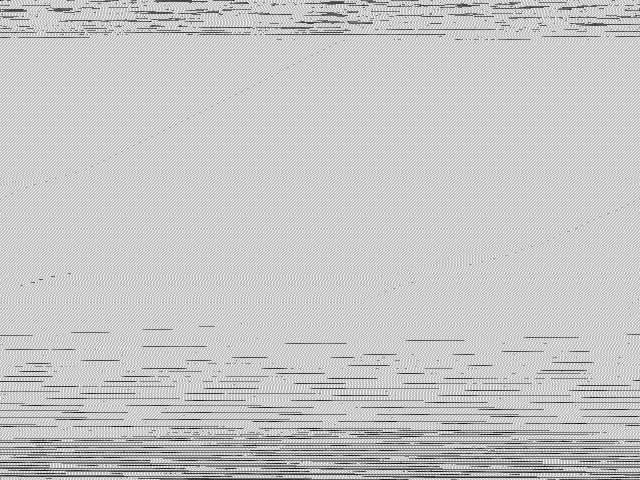
//> input picture computer_vision/conv_from_scratch/toto_pelado_3_raw.pgm, 640 x 480 px
$ ./pontilhismo ../conv_from_scratch/toto_pelado_3_raw.pgm   (built with g++ and OpenCV 4)
//> lines starting //> are read from the running program, lines starting //| are printed output that depends on the picture
#include <iostream>
#include <opencv2/opencv.hpp>
#include <fstream>
#include <iomanip>
#include <vector>
#include <algorithm>
#include <numeric>
#include <ctime>
#include <cstdlib>

using namespace std;
using namespace cv;

#define STEP 7
#define JITTER 3
#define RAIO_MAX 2

//funcao que desenha circulos de raio deteminados
//nas bordas destacadas pelo algoritmo de canny
//usando T1 e T2 = 3*T1, como limites infeior e superior
//respectivamente
//Os circulos sao desenhados em ordem aleatoria, para evitar efeitos padronizados
//e as cores dos circulos sao versoes levemente diferentes das tonalidades originais
//para dar efeito de erro humano
void pontilhar(const Mat &imgIn, Mat &imgOut,uint raio, uint T1);

int main(int argc, char** argv){
  vector<int> yrange;
  vector<int> xrange;

  Mat image, points, canny_img;

  uint width, height;
  uint x, y;

  image= imread(argv[1]);
//> image is the input picture: 480 rows x 640 cols, CV_8UC3; min 10, max 243, mean 198.2
  imshow("original", image);

  srand(time(0));

  if(!image.data){
    cout << "nao abriu" << argv[1] << endl;
    exit(0);
  }

  width=image.size().width;
//> width = 640
  height=image.size().height;
//> height = 480

  xrange.resize(height/STEP);
//> xrange = 68 values from 0 to 0
  yrange.resize(width/STEP);
//> yrange = 91 values from 0 to 0

  iota(xrange.begin(), xrange.end(), 0);
//> xrange = 68 values from 0 to 67
  iota(yrange.begin(), yrange.end(), 0);
//> yrange = 91 values from 0 to 90

  for(uint i=0; i<xrange.size(); i++){
    xrange[i]= xrange[i]*STEP+STEP/2;
  }
//> after the loop, xrange = 68 values from 3 to 472

  for(uint i=0; i<yrange.size(); i++){
    yrange[i]= yrange[i]*STEP+STEP/2;
  }

  points =  Mat(height, width, CV_8UC3, Scalar::all(255));

  random_shuffle(xrange.begin(), xrange.end());
  for(auto i : xrange){
    random_shuffle(yrange.begin(), yrange.end());
    for(auto j : yrange){
      x = i+rand()%(2*JITTER)-JITTER +1;
      y = j+rand()%(2*JITTER)-JITTER +1;

      Vec3b val = image.at<Vec3b>(x,y);
      if(x >= height || y >= width)val = Vec3b(255,255,255);

      circle(points,
             cv::Point(y,x),
             RAIO_MAX+(rand()%2),
             val,
             -1,
             CV_AA);
    }
  }
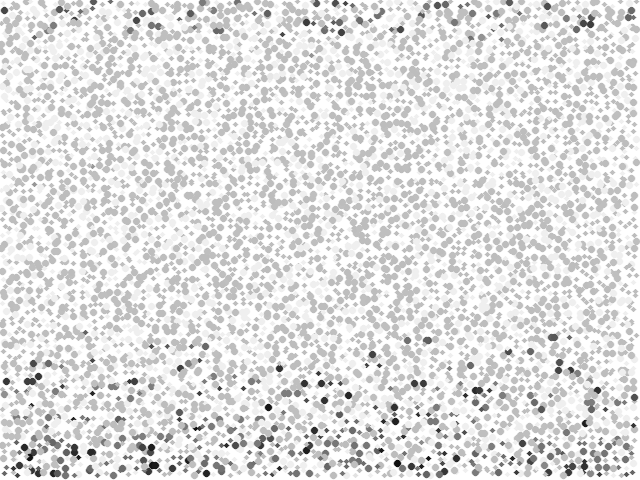
//> points: 480 rows x 640 cols, CV_8UC3; min 15, max 255, mean 225.9

  //3 tipos de tracos sao aplicados aqui
  //a medida que o limite inferior eh menor, mais bordas sao detectadas
  //e essas bordas serao "pintadas" com "pinceis mais grossos"
  //e para as bordas de menor limiar, "pinceis mais finos" sao usados
  pontilhar(image, points, 3, 1);
  pontilhar(image, points, 2, 20);
  pontilhar(image, points, 1, 80);

  std::string nomeArq = std::string(argv[1]);
  nomeArq = "Pontilhismo_"+nomeArq;
  imwrite(nomeArq, points);
  std::cout << "Resultado salvo em: " << nomeArq << '\n';
  return 0;
}

void pontilhar(const Mat &imgIn, Mat &imgOut, uint raio, uint T1){
//> called with raio = 3, T1 = 1
  std::vector<int> xrange(imgIn.rows);
  std::vector<int> yrange(imgIn.cols);
  cv::Mat canny_img;
  uint x, y;

  iota(xrange.begin(), xrange.end(), 0);
  iota(yrange.begin(), yrange.end(), 0);

  //Destacando as bordas com o filtro de Canny
  cvtColor(imgIn, canny_img, CV_BGR2GRAY);
  Canny(canny_img, canny_img, T1, 3*T1);
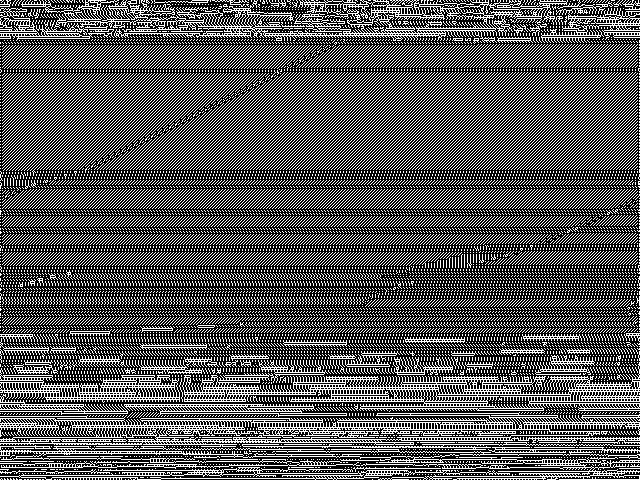
//> canny_img: 480 rows x 640 cols, CV_8UC1; 33.4% white in thin lines or dots

  random_shuffle(xrange.begin(), xrange.end());
  for(auto i : xrange){
    random_shuffle(yrange.begin(), yrange.end());
    for(auto j : yrange){
      if(canny_img.at<uint8_t>(i,j) == 255){
        x = i+rand()%(4*raio)-1.5*raio + 1;
        y = j+rand()%(4*raio)-1.5*raio + 1;
        circle(imgOut,
          cv::Point(y,x),
          raio,
          imgIn.at<Vec3b>(i,j)*(1+(rand()%3)/10.0),  //realiza pequenas mudanças nas tonalidades originais, para dar efeito de erro humano
          -1,
          CV_AA);
      }
    }
  }
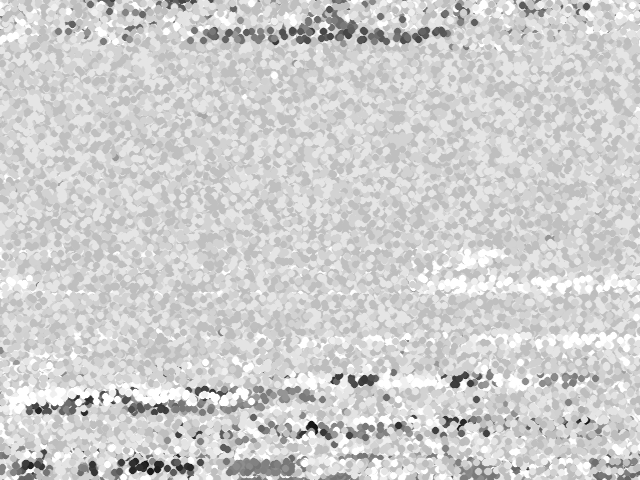
//> imgOut: 480 rows x 640 cols, CV_8UC3; min 19, max 255, mean 207.5
//> call 2 of pontilhar, with raio = 2, T1 = 20
//> in pontilhar (call 2), `Canny(canny_img, canny_img, T1, 3*T1);`: canny_img: 480 rows x 640 cols, CV_8UC1; 33.4% white in thin lines or dots
//> after the loop in pontilhar (call 2), `for(auto i : xrange)`:
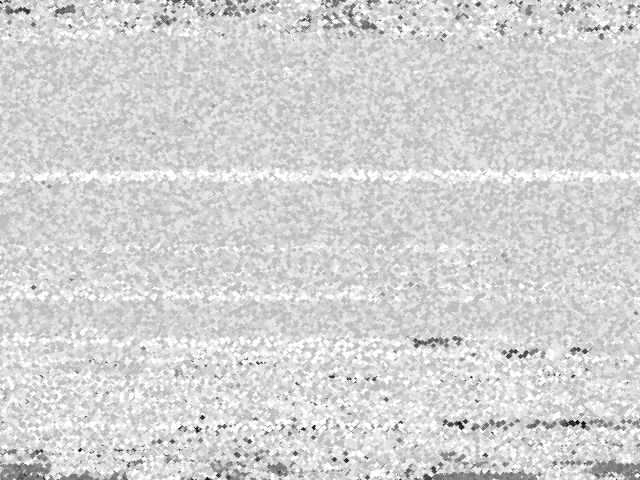
//> imgOut: 480 rows x 640 cols, CV_8UC3; min 12, max 255, mean 211.5
//> call 3 of pontilhar, with raio = 1, T1 = 80
//> in pontilhar (call 3), `Canny(canny_img, canny_img, T1, 3*T1);`:
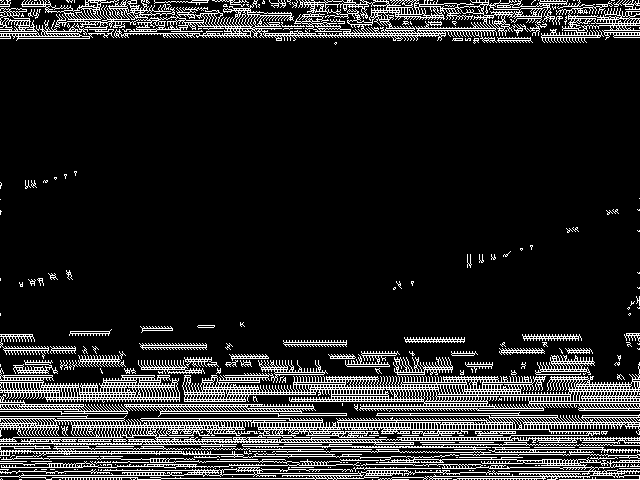
//> canny_img: 480 rows x 640 cols, CV_8UC1; 13.9% white in thin lines or dots
//> after the loop in pontilhar (call 3), `for(auto i : xrange)`:
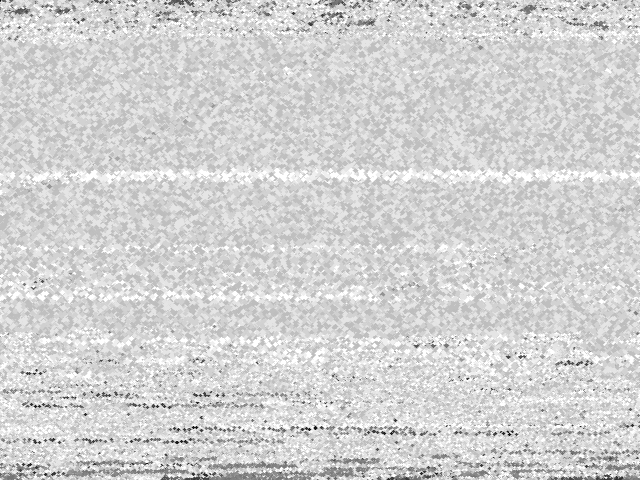
//> imgOut: 480 rows x 640 cols, CV_8UC3; min 11, max 255, mean 210.9
//| Resultado salvo em: Pontilhismo_../conv_from_scratch/toto_pelado_3_raw.pgm
}
